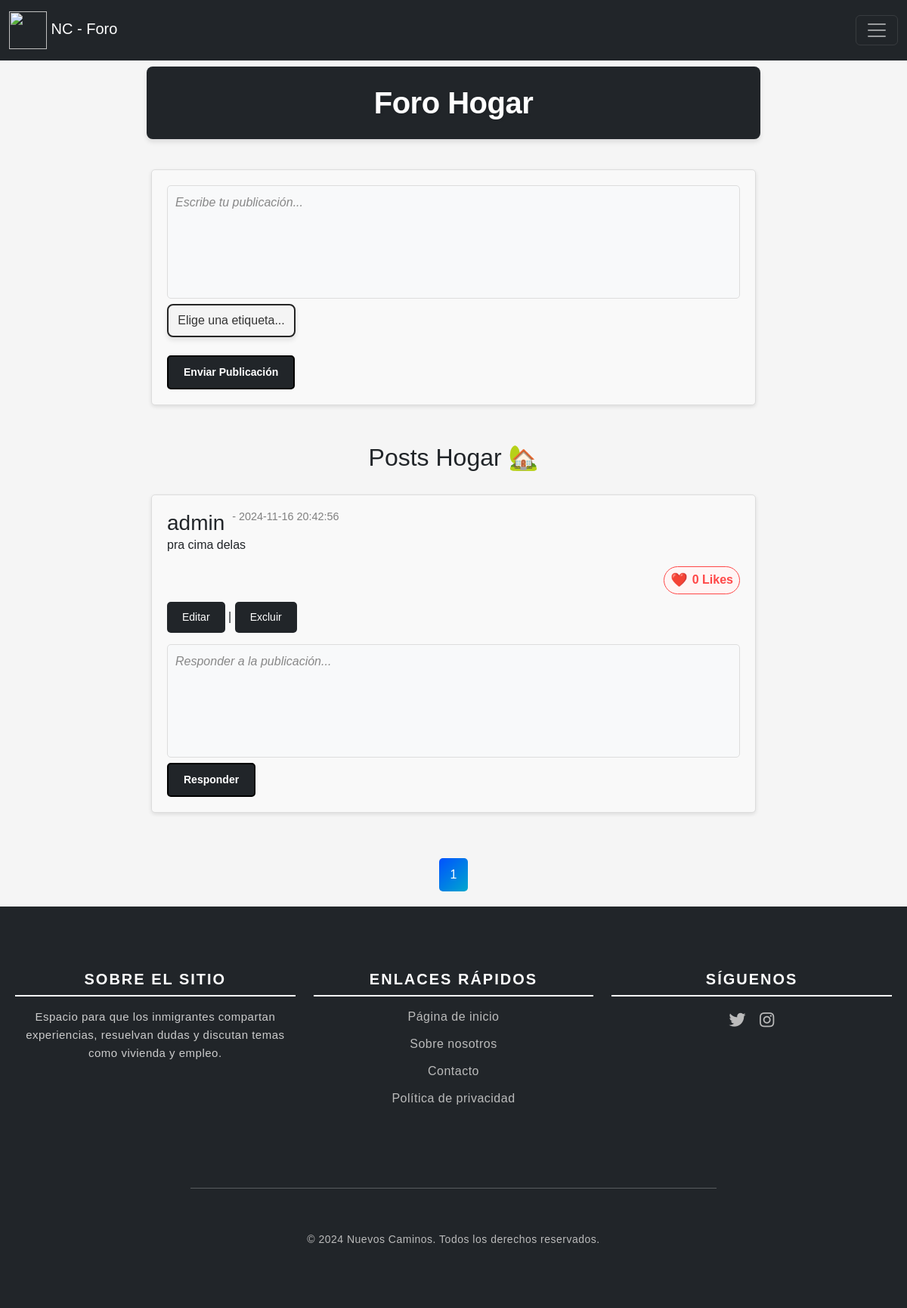
The page /public/forum/hogarF.php (signed in) on the database its author committed.
### tables this page shows
CREATE TABLE `posts` (
  `id` int(11) NOT NULL,
  `username` varchar(255) DEFAULT NULL,
  `content` text DEFAULT NULL,
  `created_at` timestamp NOT NULL DEFAULT current_timestamp(),
  `user_id` int(11) DEFAULT NULL,
  `tag_id` int(11) DEFAULT NULL
);

CREATE TABLE `users` (
  `id` int(11) NOT NULL,
  `username` varchar(100) DEFAULT NULL,
  `password` varchar(255) DEFAULT NULL,
  `email` varchar(100) DEFAULT NULL
);

### public/forum/Includes/post_functions.php (called while the page is built, shortened)
<?php
$queryLikes = "SELECT COUNT(*) FROM post_likes WHERE post_id = ?";
?>

### public/forum/hogarF.php (the view, shortened to what this page needs)
<?php
include('includes/post_functions.php');
$postsPerPage = 3;
$queryTotalPosts = "SELECT COUNT(*) FROM posts WHERE tag_id = 1";
$stmtTotalPosts = $pdo->prepare($queryTotalPosts);
$stmtTotalPosts->execute();
$totalPosts = $stmtTotalPosts->fetchColumn();
$totalPages = ceil($totalPosts / $postsPerPage);
$page = isset($_GET['page']) ? (int)$_GET['page'] : 1;
$offset = ($page - 1) * $postsPerPage;
$query = "
    SELECT p.id, p.user_id, p.created_at, p.content, u.username
    FROM posts p
    JOIN users u ON p.user_id = u.id
    WHERE p.tag_id = 1
    LIMIT $postsPerPage OFFSET $offset
";
$stmt = $pdo->prepare($query);
$stmt->execute();
$recentPosts = $stmt->fetchAll();
$maxLinks = 3;
$startPage = max(1, $page - floor($maxLinks / 2));
$endPage = min($totalPages, $startPage + $maxLinks - 1);
?>
<!DOCTYPE html>
<html lang="pt-br">
<head>
    <link href="https://cdn.jsdelivr.net/npm/bootstrap@5.3.3/dist/css/bootstrap.min.css" rel="stylesheet"
>
    <link rel="stylesheet" href="https://cdnjs.cloudflare.com/ajax/libs/font-awesome/5.15.3/css/all.min.css">
    <link rel="stylesheet" href="css/style.css">
</head>
<body style="overflow-x: hidden;">
    <?php include 'includes/navbar.php'; ?>
    <br><br>
    <div class="container">
        <h1>Foro Hogar</h1>
        <div class="post">
            <form action="submit_post.php" method="POST">
                <textarea name="content" placeholder="Escribe tu publicación..." required></textarea><br>
                <select name="tag_id" id="tags">
                    <option value="">Elige una etiqueta...</option>
                </select><br><br>
                <button type="submit">Enviar Publicación</button>
            </form>
        </div>
        <div class="header-container">
            <h2 class="PR">Posts Hogar 🏡</h2>
        </div>
        <?php
        foreach ($recentPosts as $post): ?>
            <div class="post" id="post-<?= $post['id']; ?>">
                <div class="post-content">
                    <div class="post-header">
                        <h3><?= $post['username']; ?></h3>
                        <h6> - <?= $post['created_at']; ?></h6>
                    </div>
                    <p><?= $post['content']; ?></p>
                </div>
                <div class="like-button">
                    <?php
                    $stmtLikes = $pdo->prepare($queryLikes);
                    $stmtLikes->execute([$post['id']]);
                    $likesCount = $stmtLikes->fetchColumn();
                    ?>
                    <div class="likes-count-section">
                        <span class="likes-count"><?= $likesCount; ?> Likes</span>
                    </div>
                </div>
                <?php if ($post['user_id'] == $_SESSION['user_id']): ?>
                    <div class="actions">
                        <button class="button open-modal" data-id="<?= $post['id']; ?>" data-type="post">Editar</button> |
                        <button class="open-modal" data-id="<?= $post['id']; ?>" data-type="delete_post">Excluir</button>
                    </div>
                <?php endif; ?>
                <form action="submit_reply.php" method="POST">
                    <textarea name="content" placeholder="Responder a la publicación..." required></textarea><br>
                    <button type="submit">Responder</button>
                </form>
            </div>
        <?php endforeach; ?>
        <div class="pagination">
            <?php
            for ($i = $startPage; $i <= $endPage; $i++):
                if ($i == $page):
                    echo "<a href='?page=$i' class='page-link active'>$i</a>";
                else:
                    echo "<a href='?page=$i' class='page-link'>$i</a>";
                endif;
            endfor;
            ?>
        </div>
    </div>
    <?php include 'includes/footer.php'; ?>
</body>
</html>

### public/forum/css/style.css (style rules this page uses)
* { margin: 0; padding: 0; font-family: Arial, sans-serif; }
body { background-color: #f5f5f5; }
h1 { text-align: center; }
.pagination { display: flex; justify-content: center; align-items: center; margin-top: 20px; border-color: #212529; transition: background-color 0.3s, color 0.3s; }
.page-link { padding: 8px 16px; margin: 0 5px; text-decoration: none; color: #007bff; border: 1px solid #007bff; border-radius: 5px; }
.page-link.active { background: linear-gradient(135deg, rgb(0, 81, 255), rgb(0, 255, 157)); background-size: 200% 200%; color: white; animation: gradient-animation 5s infinite alternate; border: none; padding: 10px 15px; border-radius: 5px; }
#tags { width: auto; min-width: 120px; padding: 8px 12px; font-size: 16px; border: 2px solid #242424; border-radius: 8px; background-color: #f4f4f4; color: #333; box-shadow: 0 4px 6px rgba(0, 0, 0, 0.1); transition: all 0.3s ease; text-align: center; user-select: none; }
textarea { resize: none; width: 100%; height: 150px; padding: 10px; font-size: 16px; border: 1px solid #ddd; border-radius: 5px; background-color: #f8f9fa; box-sizing: border-box; }
textarea[name="content"] { resize: none; width: 100%; height: 150px; padding: 10px; font-size: 16px; border: 1px solid #ddd; border-radius: 5px; background-color: #f8f9fa; box-sizing: border-box; }
textarea::placeholder { color: #888; font-style: italic; }
.post-header { display: flex; justify-content: flex-start; gap: 10px; }
.post-header h3 { margin: 0; }
.post-header h6 { margin: 0; font-size: 0.9rem; color: gray; }
button { padding: 10px 20px; border: none; border-radius: 5px; background-color: #212529; color: white; font-size: 14px; cursor: pointer; transition: background-color 0.3s ease; }
.post { background-color: #fff; padding: 15px; margin-bottom: 20px; border-radius: 8px; box-shadow: 0 2px 5px rgba(0, 0, 0, 0.1); }
.like-button { margin-top: 10px; display: flex; align-items: center; justify-content: space-between; }
.like-button span { margin-left: 10px; }
select { background-color: #ffffff; color: #333; font-size: 1rem; padding: 10px 15px; border: 2px solid #3498db; border-radius: 5px; width: 250px; appearance: none; cursor: pointer; transition: all 0.3s ease; }
option { background-color: #ffffff; color: #333; padding: 10px; border: none; }
button[type="submit"] { padding: 10px 20px; border-radius: 5px; background-color: #212529; color: white; font-size: 14px; cursor: pointer; border: 2px solid black; font-weight: bold; transition: background-color 0.3s, color 0.3s; }
.likes-count { display: inline-flex; align-items: center; font-size: 16px; font-weight: bold; color: #ff4747; border: 1px solid #ff4747; border-radius: 20px; padding: 4px 8px; background-color: #fff5f5; transition: background-color 0.3s, color 0.3s; }
.likes-count::before { content: '❤️'; margin-right: 6px; font-size: 18px; }
.PR { text-align: center; user-select: none; }
.post { width: 90%; max-width: 800px; padding: 20px; border: 1px solid #ddd; border-radius: 5px; background-color: #f9f9f9; }
.post-content { margin-bottom: 15px; }
.container { display: flex; flex-direction: column; align-items: center; gap: 20px; padding: 20px; width: 100%; max-width: 1200px; margin-top: 20px; box-sizing: border-box; }
.actions { margin-top: 10px; }
.like-button { margin-top: 10px; }
.header-container { display: flex; align-items: center; justify-content: space-between; gap: 15px; padding: 10px; }
.header-container h2 { margin: 0; }
.header-container { text-align: center; font-family: Arial, sans-serif; font-size: 24px; }
h1 { font-size: 2.5rem; color: #fff; font-weight: 700; margin-bottom: 20px; line-height: 1.4; letter-spacing: -0.5px; text-shadow: 1px 1px 4px rgba(0, 0, 0, 0.1); background-color: #212529; padding: 20px; border-radius: 8px; box-shadow: 0 4px 6px rgba(0, 0, 0, 0.1); width: 70%; animation: fadeInUp 1s ease-out; transition: transform 0.3s ease, box-shadow 0.3s ease, background 0.5s ease-in-out; user-select: none; background: #212529; }

### rows shown on the page
posts: user.username "admin", created_at "2024-11-16 20:42:56", content "pra cima delas", likesCount "0"
